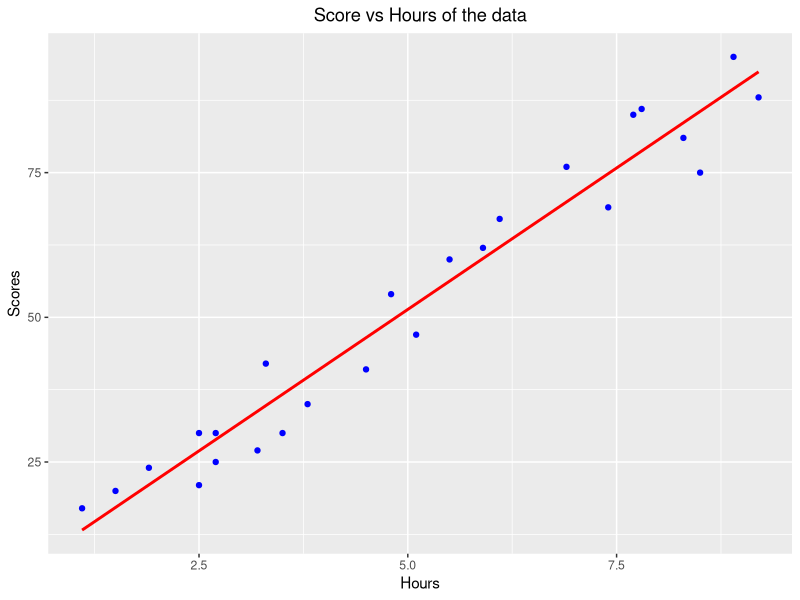
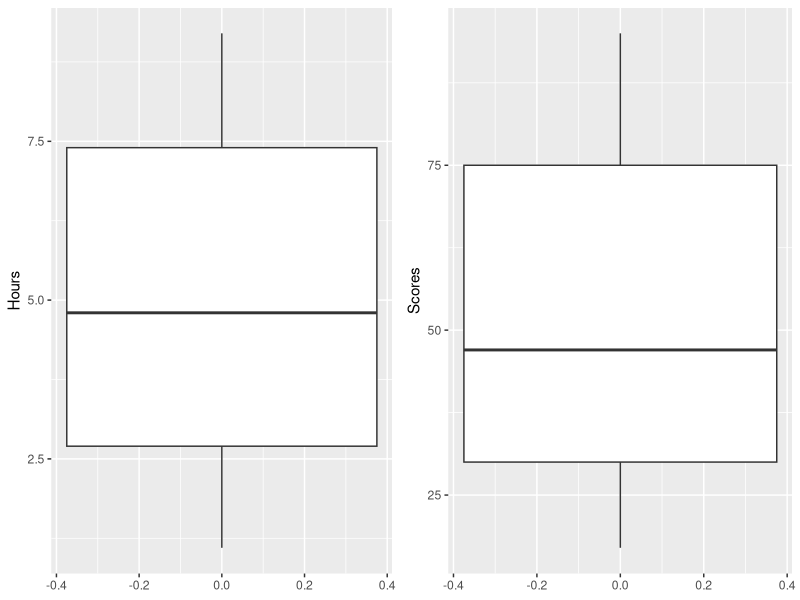
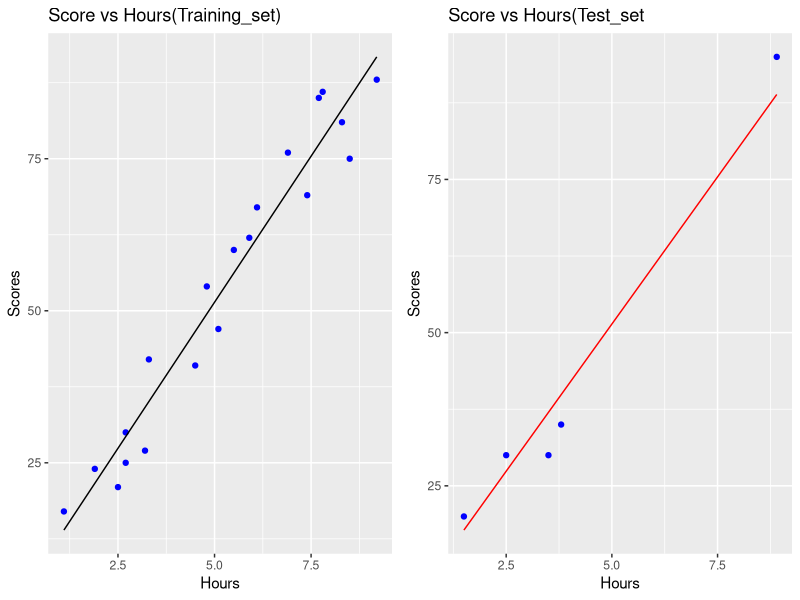

These figures' R source, in order:
## ---- chunk 1
knitr::opts_chunk$set(echo = TRUE,warning = FALSE,message = FALSE)
## ---- chunk 2
library(tidyverse)
library(caTools)
library(gridExtra)
library(Metrics)
## ---- chunk 3
data<-read_csv("score.csv")
## ---- chunk 4
head(data)
## ---- chunk 5
summary(data)
## ---- chunk 6
data%>% ggplot()+ geom_point(aes(x=Hours,y=Scores),colour="blue")+
          geom_smooth(aes(x=Hours,y=Scores),method = "lm",formula = y~x,se=FALSE,colour="red")+
          ggtitle("Score vs Hours of the data")+theme(plot.title=element_text(hjust=0.5))
## ---- chunk 7
p1<-data%>% ggplot()+geom_boxplot(aes(y=Hours))

p2<-data%>% ggplot()+geom_boxplot(aes(y=Scores))
grid.arrange(p1,p2,nrow=1)
## ---- chunk 8
set.seed(2)
split<-sample.split(data$Hours,SplitRatio = 0.8)
training_data<-subset(data,split==TRUE)
test_data<-subset(data,split==FALSE)
## ---- chunk 9
regressor<-lm(formula=Scores~Hours,data = training_data)
summary(regressor)
## ---- chunk 10
cor(data$Hours,data$Scores)
## ---- chunk 11
score_prediction<-predict(regressor,newdata=test_data)
act_pred_data<-data.frame(Hours=test_data$Hours,Actual_score=test_data$Scores,Predicted_score=score_prediction)
act_pred_data
## ---- chunk 12
pl1<-ggplot()+geom_point(aes(x=training_data$Hours,y=training_data$Scores),colour="blue")+
     geom_line(aes(x=training_data$Hours,y=predict(regressor,training_data)))+ggtitle("Score vs Hours(Training_set) ")+xlab("Hours") +
  ylab("Scores")
pl2<-ggplot()+geom_point(aes(x=test_data$Hours,y=test_data$Scores),colour="blue")+
     geom_line(aes(x=test_data$Hours,y=score_prediction),colour="red")+ggtitle("Score vs Hours(Test_set") +
  xlab("Hours") +
  ylab("Scores")
grid.arrange(pl1,pl2,nrow=1)


## ---- chunk 13
new_data<-data.frame(Hours=9.5,Score=NA)
Predicted_score<-predict(regressor,new_data)
Predicted_score
## ---- chunk 14
mean_absolute_error<-mae(act_pred_data$Actual_score,act_pred_data$Predicted_score)
root_mean_squared_error<-rmse(act_pred_data$Actual_score,act_pred_data$Predicted_score)
root_mean_squared_error
mean_absolute_error
